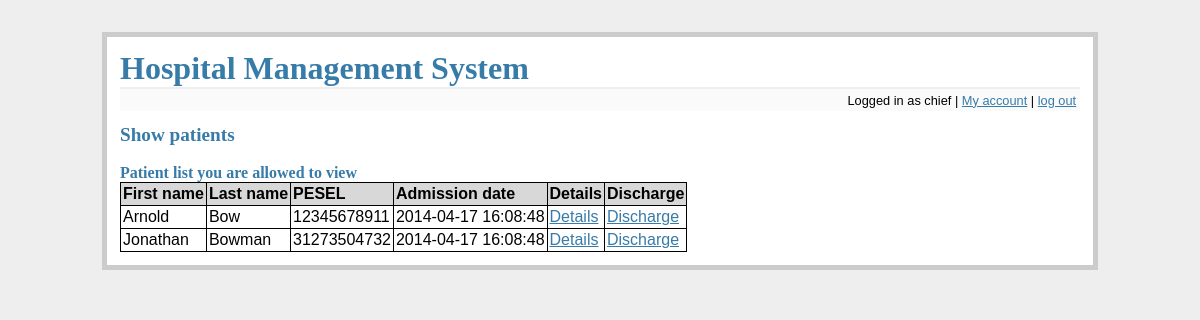
Page /show_patients (signed in) on the earlier database version.
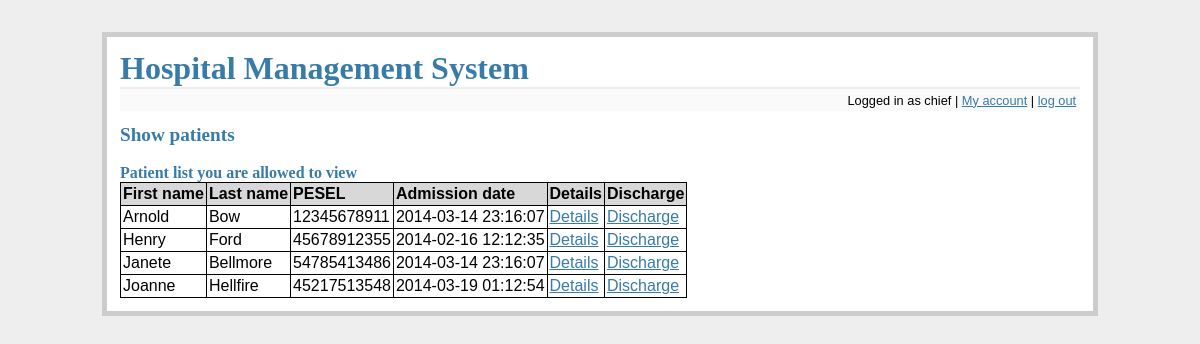
Same page on the later database version.
### tables this page shows
CREATE TABLE patients (
    pesel integer primary key,
    fname text not null,
    lname text not null
);

CREATE TABLE files (
    id integer primary key autoincrement,
    patient_pesel integer not null,
    admission_d datetime not null,
    discharge_d datetime,
    foreign key(patient_pesel) references patients(pesel)
);

### flaskr.py (the view)
@app.route('/show_patients', methods=['GET'])
def show_patients():
    error = None
    db = get_db()
    position = get_position(db, session['username'])
    if 'logged_in' not in session or not session['logged_in'] or position not in ['Admin', 'Head physician', 'Doctor', 'Nurse']:
        flash('You do not have rights to access this part of website')
        return redirect(url_for('main_screen'))
    if position in ['Admin', 'Head physician']:
        cur = db.execute('select p.fname, p.lname, p.pesel, f.admission_d from files f join patients p on f.patient_pesel = p.pesel where f.discharge_d is null')
        patients = cur.fetchall()
    else:
        patients = get_patients_allowed(db, session['username'])
    discharge = None
    if position in ['Admin', 'Head physician', 'Doctor']:
        discharge = True
    return render_template('show_patients.html', patients=patients, allow_discharge=discharge)

### flaskr.py (called while the page is built)
def connect_db():
    rv = sqlite3.connect(app.config['DATABASE'])
    rv.row_factory = sqlite3.Row
    return rv

def get_db():
    if not hasattr(g, 'sqlite_db'):
        g.sqlite_db = connect_db()
    return g.sqlite_db

### tools.py (called while the page is built)
def get_position(db, user):
    cur = db.execute('select p.name from employees as e join positions as p on e.position_id = p.id where e.login = ?', [user])
    res = cur.fetchone()
    return res[0] if res else None

### templates/show_patients.html
{% extends "layout.html" %}
{% block body %}
    <h2>Show patients</h2>
  <br/>
  <h3>Patient list you are allowed to view</h3>
  <table class=dbtable>
  <tr><td>First name<td>Last name<td>PESEL<td>Admission date<td>Details<td>Discharge
  {% for row in patients %}
  <tr>
      {% for d in row %}
          <td>{{ d }}
      {% endfor %}
      <td><a href="{{ url_for('patient_details', patient=row[2]) }}">Details
      <td>
         {% if allow_discharge %}
            <a href="{{ url_for('discharge', patient=row[2]) }}">Discharge
         {% else %}
            &nbsp;
         {% endif %}
  </tr>
  {% endfor %}
  </table>
{% endblock %}

Differences in the rows shown:
no longer on this page (row edited): files: admission_d "2014-04-17 16:08:48", patients (fname "Arnold", lname "Bow", pesel "12345678911")
no longer on this page (row edited): files: admission_d "2014-04-17 16:08:48"
no longer on this page (row unchanged): patients: fname "Jonathan", lname "Bowman", pesel "31273504732"
added files: admission_d "2014-03-14 23:16:07", patients (fname "Arnold", lname "Bow", pesel "12345678911")
added files: admission_d "2014-02-16 12:12:35"
added patients: fname "Henry", lname "Ford", pesel "45678912355"
added files: admission_d "2014-03-14 23:16:07"
added patients: fname "Janete", lname "Bellmore", pesel "54785413486"
added files: admission_d "2014-03-19 01:12:54"
added patients: fname "Joanne", lname "Hellfire", pesel "45217513548"
